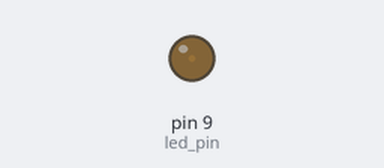
A sketch run on a simulated Arduino Uno, built with avr-gcc and run on an emulated ATmega328P. Shown: output pins drawn as LEDs (lit = HIGH).

Above: at 0.05 s.
At 0.95 s:
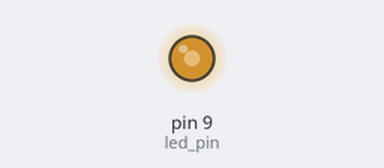
At 1.4 s:
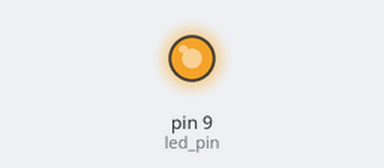
At 2.75 s:
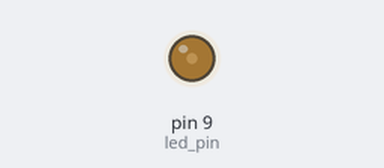
Timing chart, 0 to 7.2 s (numbered marks = the images above):
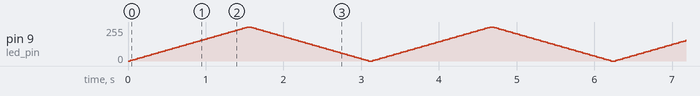

The sketch:

Pretend_Analog.ino
```cpp
/*
 * In this sketch we create a blinking LED, but instead of
 * blinking on and off rapidly and sharply, it slowly fades
 * on and off.
 */

// To begin, we set value of the pin that we want the led to
// be connected to. We are using a variable definition, which
// is as valid as the #define statements from previous tutorials.
int led_pin = 9;

void setup() {
  // Much like analogRead(), analogWrite() understands that
  // we are going to be outputting a value, and so we do
  // not need to specify INPUT or OUTPUT. Therefore, nothing
  // needs to be done in the setup loop.
}

void loop() {
  // Below are several new concepts. Make sure that you
  // understand each concept, as all are essential in progressing
  // further.

  // Below we define a for loop. In this case, we are using the
  // variable fadeValue to tell the loop how long it should
  // continue running for. See below: We set fadeValue equal to
  // 0. Then, we say "As long as fadeValue is less than or equal
  // to 255, add 5 to fadeValue every loop". Once fadeValue
  // reaches this value, the loop will stop running and the code
  // will continue to the next block.
  for (int fadeValue = 0 ; fadeValue <= 255; fadeValue += 5) {

    // Inside the loop, we write an analog value to led_pin. The
    // value we are writing is fadeValue
    analogWrite(led_pin, fadeValue);

    // We implement a small delay so that the dimming effect can
    // be seen.
    delay(30);
  }

  // Below, we define another loop. However, in this loop we
  // let fadeValue start at 255, and decrement by 5 until
  // it reaches 0.
  for (int fadeValue = 255 ; fadeValue >= 0; fadeValue -= 5) {

    // Again, we set the led_pin analog value equal to fadeValue.
    analogWrite(led_pin, fadeValue);

    delay(30);
  }
}
```
